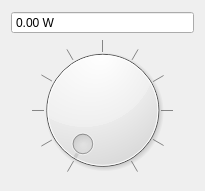
<?xml version="1.0" encoding="UTF-8"?>
<ui version="4.0">
 <class>Opus</class>
 <widget class="QWidget" name="Opus">
  <property name="geometry">
   <rect>
    <x>0</x>
    <y>0</y>
    <width>205</width>
    <height>191</height>
   </rect>
  </property>
  <property name="windowTitle">
   <string>Form</string>
  </property>
  <layout class="QVBoxLayout" name="verticalLayout">
   <item>
    <widget class="QDoubleSpinBox" name="power">
     <property name="toolTip">
      <string>laser power</string>
     </property>
     <property name="statusTip">
      <string>Set laser power</string>
     </property>
     <property name="buttonSymbols">
      <enum>QAbstractSpinBox::NoButtons</enum>
     </property>
     <property name="suffix">
      <string> W</string>
     </property>
     <property name="maximum">
      <double>5.000000000000000</double>
     </property>
     <property name="singleStep">
      <double>0.010000000000000</double>
     </property>
    </widget>
   </item>
   <item>
    <widget class="QDial" name="powerDial">
     <property name="maximum">
      <number>500</number>
     </property>
     <property name="pageStep">
      <number>0</number>
     </property>
     <property name="invertedAppearance">
      <bool>false</bool>
     </property>
     <property name="invertedControls">
      <bool>false</bool>
     </property>
     <property name="notchTarget">
      <double>50.000000000000000</double>
     </property>
     <property name="notchesVisible">
      <bool>true</bool>
     </property>
    </widget>
   </item>
  </layout>
 </widget>
 <resources/>
 <connections/>
</ui>
